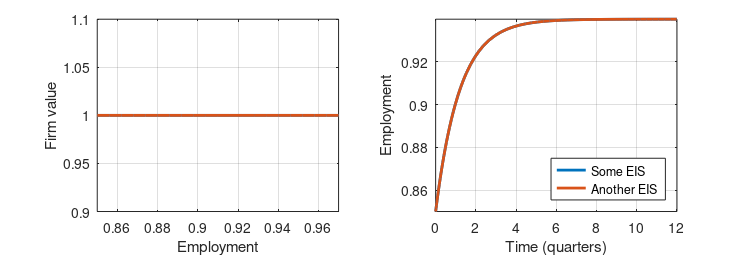

The MATLAB script that drew this image:
clear;

% Declare parameters

delta = 0.05;               % Separation rate
rho = 0.03;                 % Discount rate
gamma = 0 %5;                % Inverse of EIS
eta = 0.5;                  % Elasticity of matching wrt vacancies
pi = (rho+delta);                  % Profits
n_ss = 0.94;                % Steady state employment
theta_ss = 1;               % Steady state labor market tightness
f = n_ss*delta/(1-n_ss);    % Steady state job finding rate
psi = f/(theta_ss.^(eta));  % Matching efficiency
Jss = pi/(rho + delta);               % Steady state firm value
kappa = psi*Jss;            % Vacancy posting cost
up = 0.9;

% Create the grid

N = 21;                     % This is pretty low, but my own (limited) experience is that these methods work better for coarse grids.
nmin = 0.85;
nmax = 0.97;
n = linspace(nmin,nmax,N)';
dn = n(2)-n(1);

% Initial guesses

ndot = (1-n)*f-delta*n;
c = n*(1+kappa)-kappa;
dc = 1+kappa;
dJ = 0;
J = Jss;

% Set convergence numbers

Delta = 0.01;
metric = 1;

% A counter to keep track of the number of iterations

i = 0;

% And let's do some time keeping.

tic

% Let's rock'n'roll

while metric>1e-6
    
%     i = i+1
%     %dc = gradient(c).*ndot/dn;
%     J1 = (pi - gamma.*dc./c.*J + dJ)/(delta + rho);  %1/(delta + rho + dc/c*gamma)*(pi + dJ);
%     metric = max(abs(J-J1));
%     
%     J = up* J + (1 - up)*J1;
%     theta = (kappa./(psi*J)).^(1/(eta-1));
%     ndot = (1 - n).*psi*theta.^eta - n*delta;
%     c = n - kappa*theta.*(1 - n);
%     dc = gradient(c).*ndot/dn;
%     dJ = gradient(J).*ndot/dn;

    i = i+1;
    
    J1 = 1/(rho+delta)*(pi+dJ.*ndot-gamma*dc.*ndot./c.*J);
    metric = max(abs(J-J1));
    
    J = Delta*(pi+dJ.*ndot-gamma*dc.*ndot./c.*J-(rho+delta)*J)+J;
    theta = (kappa./(J*psi)).^(1/(eta-1));
    ndot = (1-n)*psi.*theta.^(eta)-delta*n;
    c = n.*(1+kappa*theta)-kappa*theta;
    dc = gradient(c)/dn;
    dJ = gradient(J)/dn;

    
end

toc

% Ok done. That was fast. You can compare the solution to one with 251
% gridpoints if you set Delta to 0.0001 or lower. That will be very slow
% and the difference appears almost indiscernible.

% Now let's calculate an impulse response function from an unexpected job
% destruction shock that bring employment to 0.85.

% The function will be used for the ODE solver.
fun2 = @(t,x) (1 - x)*f - x*delta;
% Let's compare with the infinite EIS solution:
fun1 = @(t,x) pchip(n,ndot,x);

% Compute impulse responses for 12 quarters.
[T1,Y1] = ode45(fun1, [0 12], 0.85);
[T2,Y2] = ode45(fun2, [0 12], 0.85);

% Plot the results.

% y1 = plot(T1,Y1,'linewidth',2);
% hold on
% y2 = plot(T2,Y2,'linewidth',2);
% grid;
% title('Comparison')
% xlabel('Time (quarters)')
% ylabel('Employment')
% legend1 = legend([y1 y2],'Finite EIS','Infinite EIS');
% set(legend1,'Location','southeast');
% set(gca,'FontSize',14)
xSize = 19; 
ySize = 6.5;

% Plot the results.
figure;
subplot(1,2,1);
plot(n,J,'linewidth',2);
grid;
hold on
plot(n,Jss*ones(size(n)),'linewidth',2);
xlabel('Employment')
ylabel('Firm value')
axis tight
set(gca,'FontSize',10)

subplot(1,2,2);
y1 = plot(T1,Y1,'linewidth',2);
hold on
y2 = plot(T2,Y2,'linewidth',2);
grid;
xlabel('Time (quarters)')
ylabel('Employment')
legend1 = legend([y1 y2],'Some EIS','Another EIS');
set(legend1,'Location','southeast');
axis tight
set(gca,'FontSize',10)

set(gcf,'Units','centimeters','Position',[0 0 xSize ySize],'PaperUnits','centimeters' ...
     ,'PaperPosition',[0 0 xSize ySize],'PaperSize',[xSize-2.7 ySize+0.5],'PaperPositionMode','auto')

